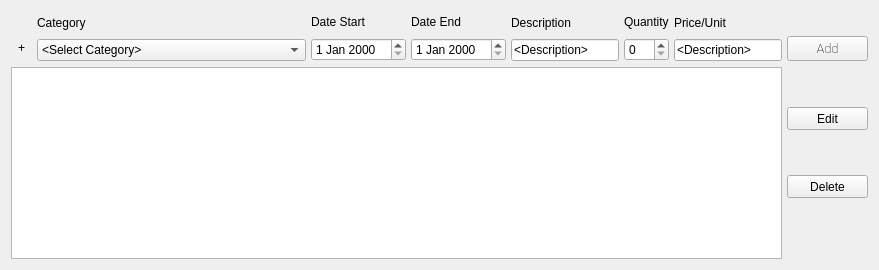
             <widget class="QWidget" name="">
              <layout class="QVBoxLayout" name="verticalLayout_6">
               <item>
                <layout class="QHBoxLayout" name="horizontalLayout_13">
                 <property name="spacing">
                  <number>5</number>
                 </property>
                 <item>
                  <layout class="QVBoxLayout" name="verticalLayout_17">
                   <property name="spacing">
                    <number>0</number>
                   </property>
                   <item>
                    <spacer name="verticalSpacer">
                     <property name="orientation">
                      <enum>Qt::Vertical</enum>
                     </property>
                     <property name="sizeType">
                      <enum>QSizePolicy::Maximum</enum>
                     </property>
                     <property name="sizeHint" stdset="0">
                      <size>
                       <width>20</width>
                       <height>23</height>
                      </size>
                     </property>
                    </spacer>
                   </item>
                   <item>
                    <widget class="QToolButton" name="toolButton_3">
                     <property name="sizePolicy">
                      <sizepolicy hsizetype="Fixed" vsizetype="Maximum">
                       <horstretch>0</horstretch>
                       <verstretch>0</verstretch>
                      </sizepolicy>
                     </property>
                     <property name="maximumSize">
                      <size>
                       <width>26</width>
                       <height>23</height>
                      </size>
                     </property>
                     <property name="styleSheet">
                      <string notr="true">QToolButton{/*
	color: rgb(227, 238, 238);*/
	font: 75 18pt &quot;Gill Sans MT&quot;;
	background-color: rgba(0,0,0,0);
}</string>
                     </property>
                     <property name="text">
                      <string>+</string>
                     </property>
                     <property name="popupMode">
                      <enum>QToolButton::DelayedPopup</enum>
                     </property>
                     <property name="toolButtonStyle">
                      <enum>Qt::ToolButtonTextOnly</enum>
                     </property>
                     <property name="autoRaise">
                      <bool>false</bool>
                     </property>
                     <property name="arrowType">
                      <enum>Qt::RightArrow</enum>
                     </property>
                    </widget>
                   </item>
                  </layout>
                 </item>
                 <item>
                  <layout class="QVBoxLayout" name="verticalLayout_4">
                   <property name="spacing">
                    <number>5</number>
                   </property>
                   <item>
                    <widget class="QLabel" name="label_8">
                     <property name="sizePolicy">
                      <sizepolicy hsizetype="Expanding" vsizetype="Maximum">
                       <horstretch>0</horstretch>
                       <verstretch>0</verstretch>
                      </sizepolicy>
                     </property>
                     <property name="minimumSize">
                      <size>
                       <width>0</width>
                       <height>20</height>
                      </size>
                     </property>
                     <property name="maximumSize">
                      <size>
                       <width>16777215</width>
                       <height>23</height>
                      </size>
                     </property>
                     <property name="styleSheet">
                      <string notr="true">QLabel {

	background-color: rgba(0, 0, 0,0);

}</string>
                     </property>
                     <property name="text">
                      <string>Category</string>
                     </property>
                    </widget>
                   </item>
                   <item>
                    <widget class="QComboBox" name="cbItemCat">
                     <property name="sizePolicy">
                      <sizepolicy hsizetype="Expanding" vsizetype="Maximum">
                       <horstretch>0</horstretch>
                       <verstretch>0</verstretch>
                      </sizepolicy>
                     </property>
                     <property name="minimumSize">
                      <size>
                       <width>80</width>
                       <height>0</height>
                      </size>
                     </property>
                     <property name="maximumSize">
                      <size>
                       <width>16777215</width>
                       <height>23</height>
                      </size>
                     </property>
                     <item>
                      <property name="text">
                       <string>&lt;Select Category&gt;</string>
                      </property>
                     </item>
                     <item>
                      <property name="text">
                       <string>Couverture Evenement</string>
                      </property>
                     </item>
                     <item>
                      <property name="text">
                       <string>Shooting Photo</string>
                      </property>
                     </item>
                     <item>
                      <property name="text">
                       <string>Shooting Video</string>
                      </property>
                     </item>
                     <item>
                      <property name="text">
                       <string>Shooting Photo-Video</string>
                      </property>
                     </item>
                     <item>
                      <property name="text">
                       <string>Packshot Produit</string>
                      </property>
                     </item>
                     <item>
                      <property name="text">
                       <string>3D Conception (Stand)</string>
                      </property>
                     </item>
                     <item>
                      <property name="text">
                       <string>3D Conception (Objet, Model, Structure)</string>
                      </property>
                     </item>
                     <item>
                      <property name="text">
                       <string>2D Conception Logo</string>
                      </property>
                     </item>
                     <item>
                      <property name="text">
                       <string>2D Conception Maquette (Vectoriel, Bitmap)</string>
                      </property>
                     </item>
                    </widget>
                   </item>
                  </layout>
                 </item>
                 <item>
                  <layout class="QVBoxLayout" name="verticalLayout_12" stretch="0,0">
                   <property name="spacing">
                    <number>5</number>
                   </property>
                   <item>
                    <widget class="QLabel" name="label_9">
                     <property name="sizePolicy">
                      <sizepolicy hsizetype="Fixed" vsizetype="Maximum">
                       <horstretch>0</horstretch>
                       <verstretch>0</verstretch>
                      </sizepolicy>
                     </property>
                     <property name="minimumSize">
                      <size>
                       <width>0</width>
                       <height>20</height>
                      </size>
                     </property>
                     <property name="maximumSize">
                      <size>
                       <width>16777215</width>
                       <height>23</height>
                      </size>
                     </property>
                     <property name="styleSheet">
                      <string notr="true">QLabel {

	background-color: rgba(0, 0, 0,0);

}</string>
                     </property>
                     <property name="text">
                      <string>Date Start</string>
                     </property>
                    </widget>
                   </item>
                   <item>
                    <widget class="QDateEdit" name="deItemDateStart">
                     <property name="sizePolicy">
                      <sizepolicy hsizetype="Fixed" vsizetype="Maximum">
                       <horstretch>0</horstretch>
                       <verstretch>0</verstretch>
                      </sizepolicy>
                     </property>
                     <property name="minimumSize">
                      <size>
                       <width>56</width>
                       <height>0</height>
                      </size>
                     </property>
                     <property name="maximumSize">
                      <size>
                       <width>120</width>
                       <height>23</height>
                      </size>
                     </property>
                    </widget>
                   </item>
                  </layout>
                 </item>
                 <item>
                  <layout class="QVBoxLayout" name="verticalLayout_18" stretch="0,0">
                   <property name="spacing">
                    <number>5</number>
                   </property>
                   <item>
                    <widget class="QLabel" name="label_16">
                     <property name="sizePolicy">
                      <sizepolicy hsizetype="Fixed" vsizetype="Maximum">
                       <horstretch>0</horstretch>
                       <verstretch>0</verstretch>
                      </sizepolicy>
                     </property>
                     <property name="minimumSize">
                      <size>
                       <width>0</width>
                       <height>20</height>
                      </size>
                     </property>
                     <property name="maximumSize">
                      <size>
                       <width>16777215</width>
                       <height>23</height>
                      </size>
                     </property>
                     <property name="styleSheet">
                      <string notr="true">QLabel {

	background-color: rgba(0, 0, 0,0);

}</string>
                     </property>
                     <property name="text">
                      <string>Date End</string>
                     </property>
                    </widget>
                   </item>
                   <item>
                    <widget class="QDateEdit" name="deItemDateEnd">
                     <property name="sizePolicy">
                      <sizepolicy hsizetype="Fixed" vsizetype="Maximum">
                       <horstretch>0</horstretch>
                       <verstretch>0</verstretch>
                      </sizepolicy>
                     </property>
                     <property name="minimumSize">
                      <size>
                       <width>56</width>
                       <height>0</height>
                      </size>
                     </property>
                     <property name="maximumSize">
                      <size>
                       <width>120</width>
                       <height>23</height>
                      </size>
                     </property>
                    </widget>
                   </item>
                  </layout>
                 </item>
                 <item>
                  <layout class="QVBoxLayout" name="verticalLayout_13">
                   <property name="spacing">
                    <number>5</number>
                   </property>
                   <item>
                    <widget class="QLabel" name="label_10">
                     <property name="sizePolicy">
                      <sizepolicy hsizetype="MinimumExpanding" vsizetype="Maximum">
                       <horstretch>0</horstretch>
                       <verstretch>0</verstretch>
                      </sizepolicy>
                     </property>
                     <property name="minimumSize">
                      <size>
                       <width>0</width>
                       <height>20</height>
                      </size>
                     </property>
                     <property name="maximumSize">
                      <size>
                       <width>16777215</width>
                       <height>23</height>
                      </size>
                     </property>
                     <property name="styleSheet">
                      <string notr="true">QLabel {

	background-color: rgba(0, 0, 0,0);

}</string>
                     </property>
                     <property name="text">
                      <string>Description</string>
                     </property>
                    </widget>
                   </item>
                   <item>
                    <widget class="QLineEdit" name="leItemDescription">
                     <property name="sizePolicy">
                      <sizepolicy hsizetype="MinimumExpanding" vsizetype="Maximum">
                       <horstretch>0</horstretch>
                       <verstretch>0</verstretch>
                      </sizepolicy>
                     </property>
                     <property name="minimumSize">
                      <size>
                       <width>70</width>
                       <height>0</height>
                      </size>
                     </property>
                     <property name="maximumSize">
                      <size>
                       <width>16777215</width>
                       <height>23</height>
                      </size>
                     </property>
                     <property name="text">
                      <string>&lt;Description&gt;</string>
                     </property>
                    </widget>
                   </item>
                  </layout>
                 </item>
                 <item>
                  <layout class="QVBoxLayout" name="verticalLayout_14">
                   <property name="spacing">
                    <number>5</number>
                   </property>
                   <item>
                    <widget class="QLabel" name="label_11">
                     <property name="sizePolicy">
                      <sizepolicy hsizetype="Fixed" vsizetype="Maximum">
                       <horstretch>0</horstretch>
                       <verstretch>0</verstretch>
                      </sizepolicy>
                     </property>
                     <property name="minimumSize">
                      <size>
                       <width>0</width>
                       <height>20</height>
                      </size>
                     </property>
                     <property name="maximumSize">
                      <size>
                       <width>16777215</width>
                       <height>23</height>
                      </size>
                     </property>
                     <property name="styleSheet">
                      <string notr="true">QLabel {

	background-color: rgba(0, 0, 0,0);

}</string>
                     </property>
                     <property name="text">
                      <string>Quantity</string>
                     </property>
                    </widget>
                   </item>
                   <item>
                    <widget class="QSpinBox" name="sbItemQty">
                     <property name="sizePolicy">
                      <sizepolicy hsizetype="Fixed" vsizetype="Maximum">
                       <horstretch>0</horstretch>
                       <verstretch>0</verstretch>
                      </sizepolicy>
                     </property>
                     <property name="maximumSize">
                      <size>
                       <width>50</width>
                       <height>23</height>
                      </size>
                     </property>
                    </widget>
                   </item>
                  </layout>
                 </item>
                 <item>
                  <layout class="QVBoxLayout" name="verticalLayout_15">
                   <property name="spacing">
                    <number>5</number>
                   </property>
                   <item>
                    <widget class="QLabel" name="label_12">
                     <property name="sizePolicy">
                      <sizepolicy hsizetype="MinimumExpanding" vsizetype="Maximum">
                       <horstretch>0</horstretch>
                       <verstretch>0</verstretch>
                      </sizepolicy>
                     </property>
                     <property name="maximumSize">
                      <size>
                       <width>16777215</width>
                       <height>23</height>
                      </size>
                     </property>
                     <property name="styleSheet">
                      <string notr="true">QLabel {

	background-color: rgba(0, 0, 0,0);

}</string>
                     </property>
                     <property name="text">
                      <string>Price/Unit</string>
                     </property>
                    </widget>
                   </item>
                   <item>
                    <widget class="QLineEdit" name="leItemUnitPrice">
                     <property name="sizePolicy">
                      <sizepolicy hsizetype="MinimumExpanding" vsizetype="Maximum">
                       <horstretch>0</horstretch>
                       <verstretch>0</verstretch>
                      </sizepolicy>
                     </property>
                     <property name="minimumSize">
                      <size>
                       <width>70</width>
                       <height>0</height>
                      </size>
                     </property>
                     <property name="maximumSize">
                      <size>
                       <width>16777215</width>
                       <height>23</height>
                      </size>
                     </property>
                     <property name="text">
                      <string>&lt;Description&gt;</string>
                     </property>
                    </widget>
                   </item>
                  </layout>
                 </item>
                 <item>
                  <layout class="QVBoxLayout" name="verticalLayout_16">
                   <property name="spacing">
                    <number>5</number>
                   </property>
                   <item>
                    <widget class="QLabel" name="label_13">
                     <property name="sizePolicy">
                      <sizepolicy hsizetype="Minimum" vsizetype="Minimum">
                       <horstretch>0</horstretch>
                       <verstretch>0</verstretch>
                      </sizepolicy>
                     </property>
                     <property name="minimumSize">
                      <size>
                       <width>0</width>
                       <height>20</height>
                      </size>
                     </property>
                     <property name="maximumSize">
                      <size>
                       <width>16777215</width>
                       <height>26</height>
                      </size>
                     </property>
                     <property name="styleSheet">
                      <string notr="true">QLabel {

	background-color: rgba(0, 0, 0,0);

}</string>
                     </property>
                     <property name="text">
                      <string/>
                     </property>
                    </widget>
                   </item>
                   <item>
                    <widget class="QPushButton" name="btnAddInvoiceItem">
                     <property name="sizePolicy">
                      <sizepolicy hsizetype="Fixed" vsizetype="Fixed">
                       <horstretch>0</horstretch>
                       <verstretch>0</verstretch>
                      </sizepolicy>
                     </property>
                     <property name="minimumSize">
                      <size>
                       <width>81</width>
                       <height>0</height>
                      </size>
                     </property>
                     <property name="maximumSize">
                      <size>
                       <width>16777215</width>
                       <height>26</height>
                      </size>
                     </property>
                     <property name="font">
                      <font>
                       <family>Roboto</family>
                       <pointsize>10</pointsize>
                       <weight>9</weight>
                       <italic>false</italic>
                       <bold>false</bold>
                      </font>
                     </property>
                     <property name="toolTip">
                      <string/>
                     </property>
                     <property name="layoutDirection">
                      <enum>Qt::LeftToRight</enum>
                     </property>
                     <property name="autoFillBackground">
                      <bool>false</bool>
                     </property>
                     <property name="styleSheet">
                      <string notr="true"/>
                     </property>
                     <property name="text">
                      <string>Add</string>
                     </property>
                     <property name="flat">
                      <bool>false</bool>
                     </property>
                    </widget>
                   </item>
                  </layout>
                 </item>
                </layout>
               </item>
               <item>
                <layout class="QHBoxLayout" name="horizontalLayout_12">
                 <property name="spacing">
                  <number>5</number>
                 </property>
                 <property name="sizeConstraint">
                  <enum>QLayout::SetMinimumSize</enum>
                 </property>
                 <item>
                  <widget class="QTableView" name="invoiceItemsTable">
                   <property name="sizePolicy">
                    <sizepolicy hsizetype="Expanding" vsizetype="MinimumExpanding">
                     <horstretch>0</horstretch>
                     <verstretch>0</verstretch>
                    </sizepolicy>
                   </property>
                   <property name="minimumSize">
                    <size>
                     <width>0</width>
                     <height>0</height>
                    </size>
                   </property>
                   <property name="maximumSize">
                    <size>
                     <width>16777215</width>
                     <height>16777215</height>
                    </size>
                   </property>
                  </widget>
                 </item>
                 <item>
                  <layout class="QVBoxLayout" name="verticalLayout_3">
                   <item>
                    <widget class="QPushButton" name="btnEditInvoiceItem">
                     <property name="sizePolicy">
                      <sizepolicy hsizetype="Minimum" vsizetype="Fixed">
                       <horstretch>0</horstretch>
                       <verstretch>0</verstretch>
                      </sizepolicy>
                     </property>
                     <property name="minimumSize">
                      <size>
                       <width>81</width>
                       <height>0</height>
                      </size>
                     </property>
                     <property name="maximumSize">
                      <size>
                       <width>16777215</width>
                       <height>23</height>
                      </size>
                     </property>
                     <property name="text">
                      <string>Edit</string>
                     </property>
                     <property name="default">
                      <bool>false</bool>
                     </property>
                     <property name="flat">
                      <bool>false</bool>
                     </property>
                    </widget>
                   </item>
                   <item>
                    <widget class="QPushButton" name="btnDelInvoiceItem">
                     <property name="sizePolicy">
                      <sizepolicy hsizetype="Minimum" vsizetype="Fixed">
                       <horstretch>0</horstretch>
                       <verstretch>0</verstretch>
                      </sizepolicy>
                     </property>
                     <property name="maximumSize">
                      <size>
                       <width>16777215</width>
                       <height>23</height>
                      </size>
                     </property>
                     <property name="styleSheet">
                      <string notr="true">
QPushButton:hover:!pressed {
	background-color: qlineargradient(spread:pad, x1:1, y1:0, x2:1, y2:1, stop:0 rgba(255, 54, 54, 255), stop:1 rgba(100, 0, 0, 255));
    border-style: outset;
	border-top-color: rgb(180, 54, 54);
	border-left-color: rgb(180, 54, 54);
	border-right-color: rgb(180, 54, 54);
	border-bottom-color: rgb(100, 0, 0);
}
QPushButton:hover {
    background-color:rgb(100, 0, 0);
    border-style: inset;
	border-color:rgb(100, 0, 0);

}

QPushButton:!enabled {
	border-color:rgb(15, 32, 54);
	border-style: outset;
}</string>
                     </property>
                     <property name="text">
                      <string>Delete</string>
                     </property>
                    </widget>
                   </item>
                   <item>
                    <spacer name="verticalSpacer_2">
                     <property name="sizePolicy">
                      <sizepolicy hsizetype="Minimum" vsizetype="Ignored">
                       <horstretch>0</horstretch>
                       <verstretch>0</verstretch>
                      </sizepolicy>
                     </property>
                     <property name="orientation">
                      <enum>Qt::Vertical</enum>
                     </property>
                     <property name="sizeType">
                      <enum>QSizePolicy::Ignored</enum>
                     </property>
                     <property name="sizeHint" stdset="0">
                      <size>
                       <width>20</width>
                       <height>20</height>
                      </size>
                     </property>
                    </spacer>
                   </item>
                  </layout>
                 </item>
                </layout>
               </item>
              </layout>
             </widget>
